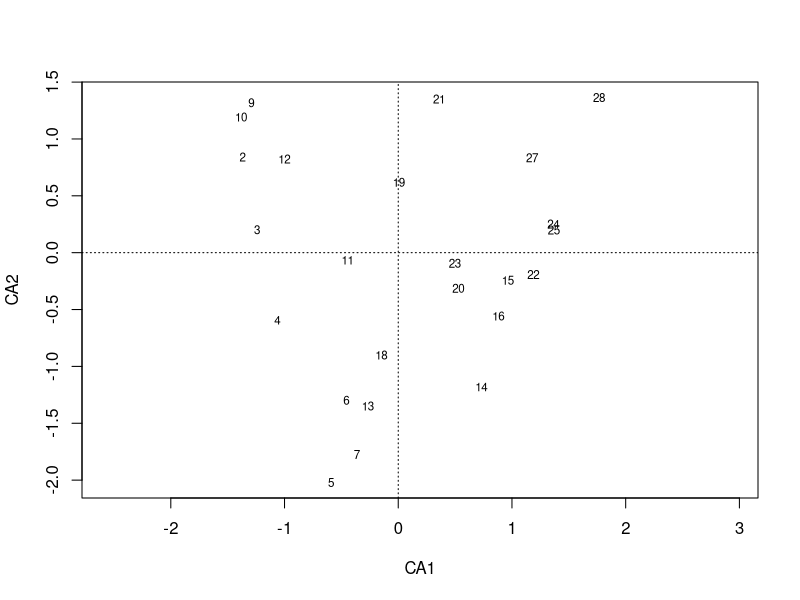
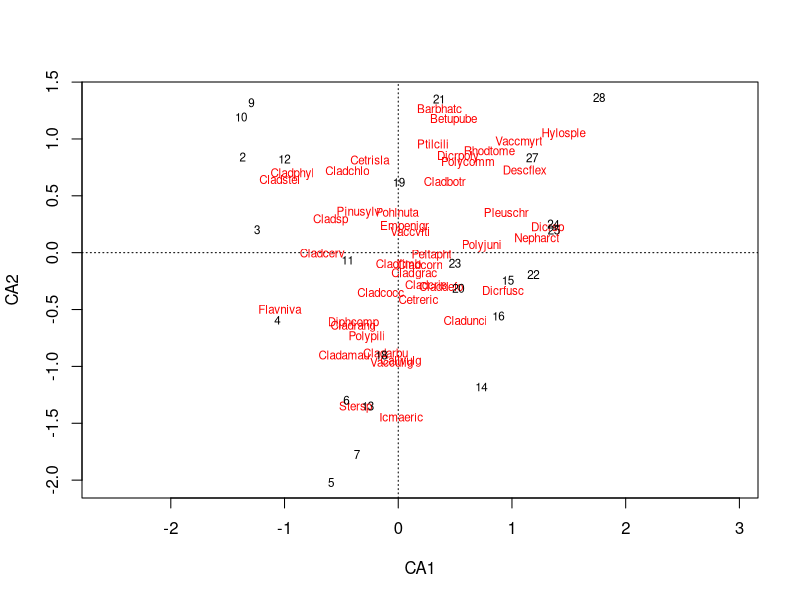
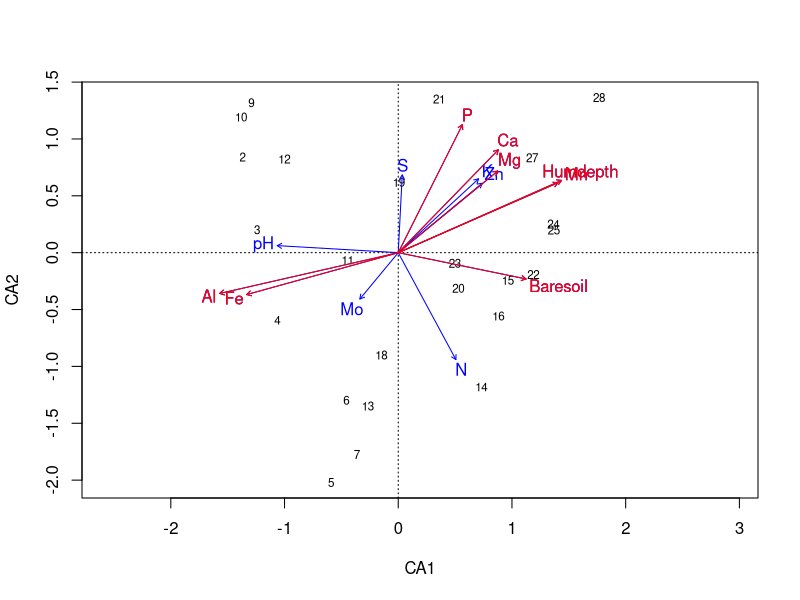
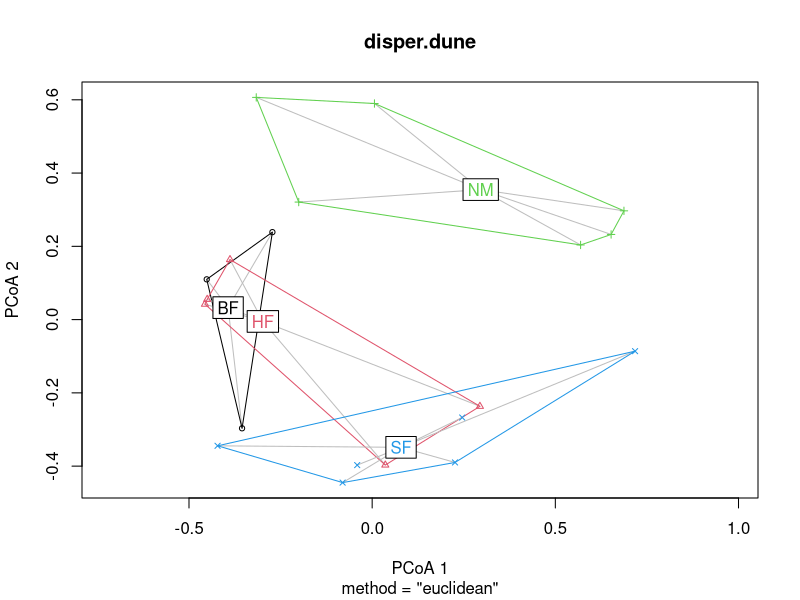

These charts were generated, in order, by the following R code:
## ---- chunk 1
library(vegan)
## ---- chunk 2
(data(varespec))
## ---- chunk 3
class(varespec)
varesepc.matrix <- as.matrix(varespec)

class(varesepc.matrix)
## ---- chunk 4
ca.varespec<-cca(varespec)
## ---- chunk 5
summary(ca.varespec)
## ---- chunk 6
plot(ca.varespec, display = "sites")
## ---- chunk 7
plot(ca.varespec, display = c("sites", "species"))
## ---- chunk 8
(data(varechem))
## ---- chunk 9
#centrer-réduire
varechem<-scale(varechem)
## ---- chunk 10
(envfit.varechem<-envfit(ca.varespec, varechem))
## ---- chunk 11
plot(ca.varespec, display = "sites")
plot(envfit.varechem)
plot(envfit.varechem, p.max = 0.05, col = "red")#Les correlations significatives apparaissent en rouge
## ---- chunk 12
data(dune)
data(dune.env)
str(dune.env)
## ---- chunk 13
dune.dist<-vegdist(decostand(dune ,method='hellinger'), method='euclid')
## ---- chunk 14
disper.dune<-betadisper(dune.dist, dune.env$Management)
anova(disper.dune)#pour effectuer un test de signification
## ---- chunk 15
(permanova.dune<-adonis2(dune.dist ~ Management, data = dune.env))
## ---- chunk 16
plot(disper.dune)
